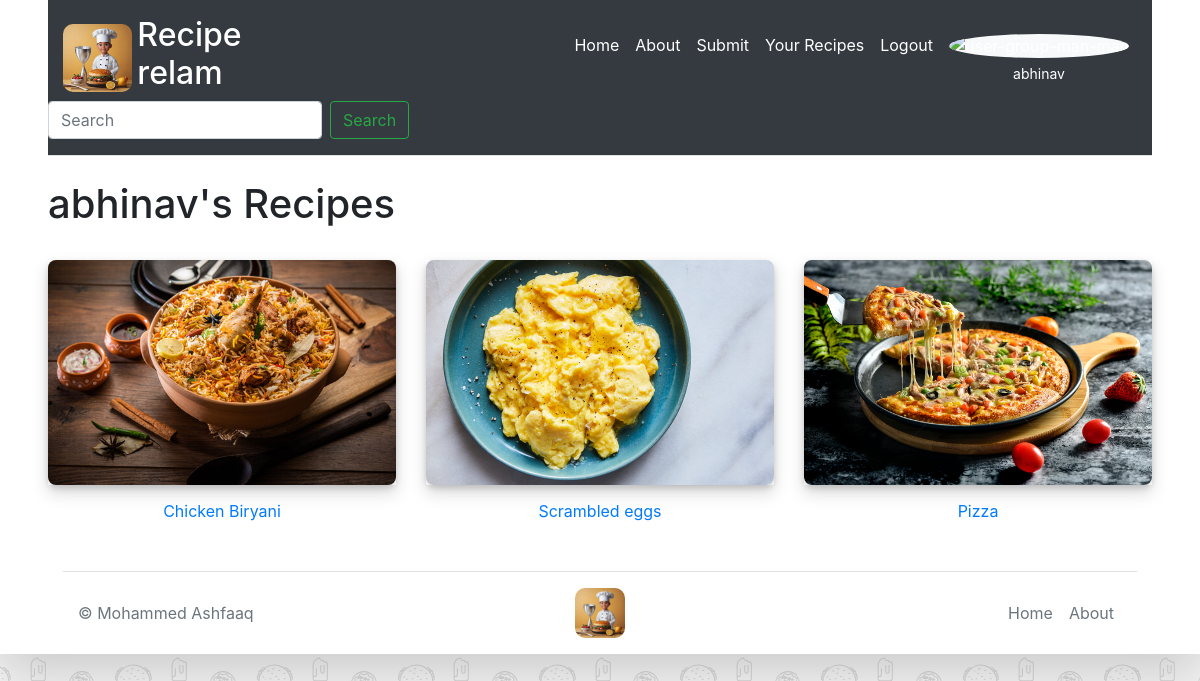
The page /yourrecipe (signed in) on the database its author committed.
### website/models.py (models this page shows)
class User(db.Model, UserMixin):
    id = db.Column(db.Integer, primary_key=True)
    email = db.Column(db.String(255), unique=True, nullable=False)
    password = db.Column(db.String(255), nullable=False)
    first_name = db.Column(db.String(150), nullable=False)
    recipes = db.relationship('Recipe')

class Recipe(db.Model):
    id = db.Column(db.Integer, primary_key=True)
    user_id = db.Column(db.Integer, db.ForeignKey('user.id'), nullable=False)
    recipe_name = db.Column(db.String(255), nullable=False)
    recipe_description = db.Column(db.Text, nullable=False)
    ingredients = db.Column(db.Text, nullable=False)
    recipe_image_url = db.Column(db.String(255), nullable=False)

### website/views.py (the view)
@views.route('/yourrecipe')
@login_required
def your_recipe():
    recipes = Recipe.query.filter_by(user_id=current_user.id).all()
    return render_template('your_recipe.html', user=current_user, recipes=recipes)

### website/__init__.py (called while the page is built)
def create_app():
    app = Flask(__name__)
    app.config['SECRET_KEY'] = 'MOHAMMED ASHFAAQ'
    app.config['SQLALCHEMY_DATABASE_URI'] = f'sqlite:///{DB_NAME}'
    app.config['UPLOAD_FOLDER'] = 'website/uploads'
    db.init_app(app)
    from .views import views
    from .auth import auth
    app.register_blueprint(views, url_prefix='/')
    app.register_blueprint(auth, url_prefix='/')
    from .models import User, Recipe
    create_databases(app)
    login_manager = LoginManager()
    login_manager.login_view = 'auth.login'
    login_manager.init_app(app)
    @login_manager.user_loader
    def load_user(id):
        return User.query.get(int(id))
    return app

### website/templates/your_recipe.html (shortened to what this page needs)
{% extends "base2.html" %}
{% block content %}
    <h1>{{ user.first_name }}'s Recipes</h1>
    <br>
    <div class="row">
        {% for recipe in user.recipes %}
        <div class="col-md-4 mb-4 category__link">
            <a href="{{ url_for('views.recipe_details', id=recipe.id) }}" class="text-center">
                <div class="shadow">
                    <img src="{{ url_for('views.uploaded_file', filename=recipe.recipe_image_url) }}" alt="image" loading="lazy"
                    class="category__img">
                </div>
                <div class="pt-1">
                    {{ recipe.recipe_name }}
                </div>
            </a>
        </div>
        {% endfor %}
    </div>
{% endblock %}

### website/templates/base2.html (shortened to what this page needs)
<!DOCTYPE html>
<html lang="en">
<head>
    <link rel="stylesheet" href="https://cdn.jsdelivr.net/npm/bootstrap@4.1.3/dist/css/bootstrap.min.css"
>
    <link rel="stylesheet" type="text/css"  href="{{ url_for('static', filename='css/styles.css') }}">
</head>
<body>
    <div class="container-xxl px-md-5 bg-white shadow-lg">
        <header
            class="bg-dark text-white d-flex flex-wrap align-items-center justify-content-center justify-content-md-between py-3 mb-4 border-bottom">
            <div class="d-flex align-items-center col-md-3 mb-2 mb-md-0 ">
                <img src="static\images\final_logo.jpg" width="80" height="68"
                    style="object-fit: cover; border-radius: 10px;" alt="Recipe relam">
                <h2 style="margin-left: 5px;">Recipe relam</h2>
            </div>
            <ul class="nav col-12 col-md-auto mb-2 justify-content-center mb-md-0">
                {% if user.is_authenticated %}
                <li><a href="{{ url_for('views.Home') }}" class="nav-link px-2 text-white">Home</a></li>
                <li><a href="{{ url_for('views.about') }}" class="nav-link px-2 text-white">About</a></li>
                <li><a href="{{ url_for('views.submit_form') }}" class="nav-link px-2 text-white">Submit</a></li>
                <li><a href="{{ url_for('views.your_recipe') }}" class="nav-link px-2 text-white">Your Recipes</a></li>
                <li><a href="{{ url_for('auth.logout') }}" class="nav-link px-2 text-white">Logout</a></li>
                <a href="{{ url_for('views.Home') }}" class="nav-link px-2 text-white text-center d-block">
                    <img height="25" class="bg-light rounded-circle"
                        src="https://img.icons8.com/ios-glyphs/30/user-group-man-man.png" alt="user-group-man-man">
                    <div style="font-size: 14px; margin-top: 5px;">{{ user.first_name }}</div>
                </a>
                {% endif %}
            </ul>
            <form class="form-inline">
                <input class="form-control mr-sm-2" type="text" name="query" placeholder="Search" aria-label="Search">
                <button class="btn btn-outline-success my-2 my-sm-0 mr-2" type="button" onclick="performSearch()" >Search</button>
            </form>
        </header>
        <main>
            {% block content %}
            {% endblock %}
        </main>
        <footer>
            <div class="container">
                <footer class="d-flex flex-wrap justify-content-between align-items-center py-3 my-4 border-top">
                    <p class="col-md-4 mb-0 text-muted">© Mohammed Ashfaaq</p>
                    <a href="{{ url_for('views.Home') }}"
                        class="col-md-4 d-flex align-items-center justify-content-center mb-3 mb-md-0 me-md-auto link-dark text-decoration-none">
                        <img src="static\images\final_logo.jpg" width="50" height="50" style="object-fit: cover; border-radius: 10px;"
                            alt="Recipe relam">
                    </a>
                    <ul class="nav col-md-4 justify-content-end">
                        <li class="nav-item"><a href="{{ url_for('views.Home') }}" class="nav-link px-2 text-muted">Home</a></li>
                        <li class="nav-item"><a href="{{ url_for('views.about') }}" class="nav-link px-2 text-muted">About</a></li>
                    </ul>
                </footer>
            </div>
        </footer>
    </div>
</body>
</html>

### website/static/css/styles.css (style rules this page uses)
.container-xxl { max-width: 1350px; margin-left: auto; margin-right: auto; }
body { background-image: url("../images/i-like-food.svg"); background-color: rgb(243,243,243); }
.category__link { transition: 250ms all; }
.category__img { height: 225px; width: 100%; display: block; margin-bottom: 10px; box-shadow: 0px 3px 6px rgba(0, 0, 0, .16); overflow: hidden; border-radius: 8px; object-fit: cover; }

### rows shown on the page
User: first_name "abhinav"
Recipe: recipe_image_url (picture), recipe_name "Chicken Biryani"
Recipe: recipe_image_url (picture), recipe_name "Scrambled eggs"
Recipe: recipe_image_url (picture), recipe_name "Pizza"
